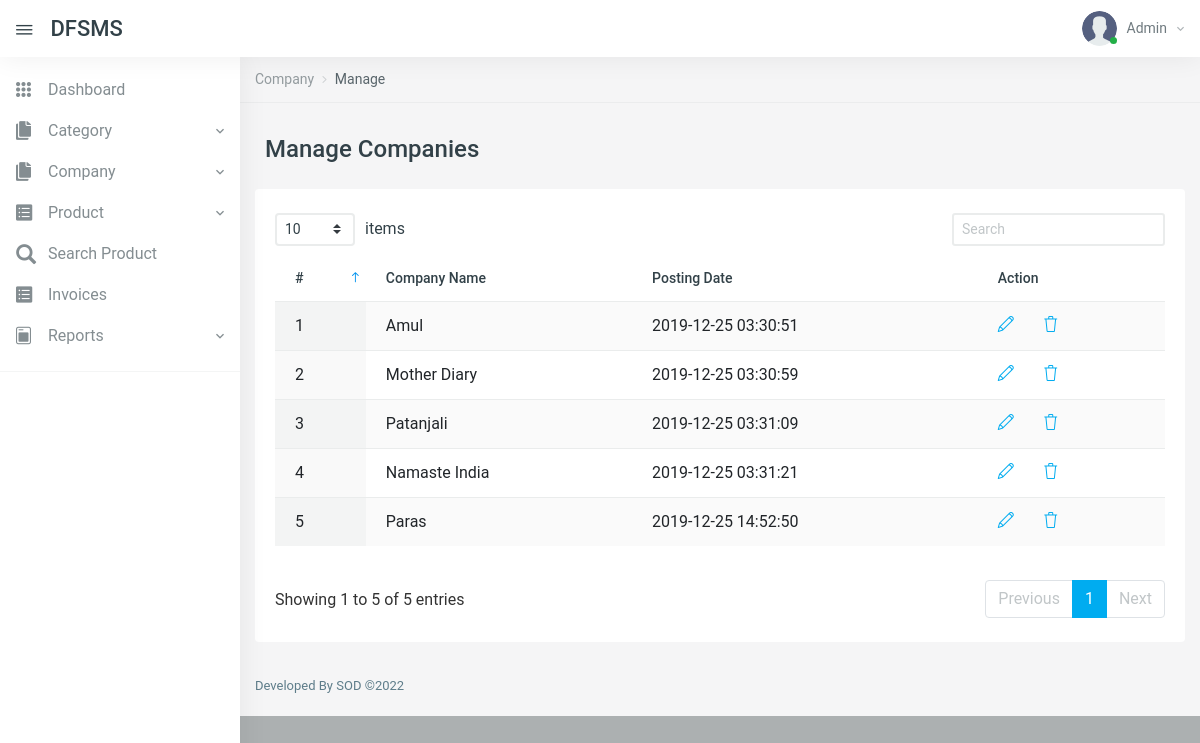
The app's page /dfsms/manage-companies.php (signed in) with its own data.
### tables this page shows
CREATE TABLE `tblcompany` (
  `id` int(11) NOT NULL,
  `CompanyName` varchar(150) DEFAULT NULL,
  `PostingDate` timestamp NULL DEFAULT current_timestamp()
);

### dfsms/manage-companies.php (the view, shortened to what this page needs)
<?php
include('includes/config.php');
if (strlen($_SESSION['aid']==0)) {
  header('location:logout.php');
  } else{
?>
<!DOCTYPE html>
<html lang="en">
<head>
    <link href="vendors/datatables.net-dt/css/jquery.dataTables.min.css" rel="stylesheet" type="text/css" />
    <link href="vendors/datatables.net-responsive-dt/css/responsive.dataTables.min.css" rel="stylesheet" type="text/css" />
    <link href="vendors/jquery-toggles/css/toggles.css" rel="stylesheet" type="text/css">
    <link href="vendors/jquery-toggles/css/themes/toggles-light.css" rel="stylesheet" type="text/css">
    <link href="dist/css/style.css" rel="stylesheet" type="text/css">
</head>
<body>
	<div class="hk-wrapper hk-vertical-nav">
<?php include_once('includes/navbar.php');
include_once('includes/sidebar.php');
?>
        <div class="hk-pg-wrapper">
            <nav class="hk-breadcrumb" aria-label="breadcrumb">
                <ol class="breadcrumb breadcrumb-light bg-transparent">
<li class="breadcrumb-item"><a href="#">Company</a></li>
<li class="breadcrumb-item active" aria-current="page">Manage</li>
                </ol>
            </nav>
            <div class="container">
<div class="hk-pg-header">
 <h4 class="hk-pg-title"><span class="pg-title-icon"><span class="feather-icon"><i data-feather="database"></i></span></span>Manage Companies</h4>
                </div>
                <div class="row">
                    <div class="col-xl-12">
                        <section class="hk-sec-wrapper">
                            <div class="row">
                                <div class="col-sm">
                                    <div class="table-wrap">
                                        <table id="datable_1" class="table table-hover w-100 display pb-30">
                                            <thead>
                                                <tr>
                                                    <th>#</th>
                                                    <th>Company Name</th>
                                                    <th>Posting Date</th>
                                                    <th>Action</th>
                                                </tr>
                                            </thead>
                                            <tbody>
<?php
$rno=mt_rand(10000,99999);
$query=mysqli_query($con,"select * from tblcompany");
$cnt=1;
while($row=mysqli_fetch_array($query))
{
?>
<tr>
<td><?php echo $cnt;?></td>
<td><?php echo $row['CompanyName'];?></td>
<td><?php echo $row['PostingDate'];?></td>
<td>
<a href="edit-company.php?compid=<?php echo base64_encode($row['id'].$rno);?>" class="mr-25" data-toggle="tooltip" data-original-title="Edit"> <i class="icon-pencil"></i></a>
<a href="manage-companies.php?del=<?php echo base64_encode($row['id'].$rno);?>" data-toggle="tooltip" data-original-title="Delete" onclick="return confirm('Do you really want to delete?');"> <i class="icon-trash txt-danger"></i> </a>
</td>
</tr>
<?php
$cnt++;
} ?>
                                            </tbody>
                                        </table>
                                    </div>
                                </div>
                            </div>
                        </section>
                    </div>
                </div>
            </div>
<?php include_once('includes/footer.php');?>
        </div>
    </div>
</body>
</html>
<?php } ?>

### dfsms/includes/navbar.php (shortened to what this page needs)
     <nav class="navbar navbar-expand-xl navbar-light fixed-top hk-navbar">
            <a id="navbar_toggle_btn" class="navbar-toggle-btn nav-link-hover" href="javascript:void(0);"><i class="ion ion-ios-menu"></i></a>
            <a class="navbar-brand" href="dashboard.php">DFSMS
            </a>
            <ul class="navbar-nav hk-navbar-content">
                <li class="nav-item dropdown dropdown-authentication">
                    <a class="nav-link dropdown-toggle no-caret" href="#" role="button" data-toggle="dropdown" aria-haspopup="true" aria-expanded="false">
                        <div class="media">
                            <div class="media-img-wrap">
                                <div class="avatar">
                                    <img src="dist/img/user.png" alt="user" class="avatar-img rounded-circle">
                                </div>
                                <span class="badge badge-success badge-indicator"></span>
                            </div>
<?php
$adminid=$_SESSION['aid'];
$query=mysqli_query($con,"select AdminName from tbladmin where id='$adminid'");
$row=mysqli_fetch_array($query);
?>
                            <div class="media-body">
                                <span><?php echo $row['AdminName'];?><i class="zmdi zmdi-chevron-down"></i></span>
                            </div>
                        </div>
                    </a>
                </li>
            </ul>
        </nav>

### records on screen
tblcompany: CompanyName "Amul", PostingDate "2019-12-25 03:30:51"
tblcompany: CompanyName "Mother Diary", PostingDate "2019-12-25 03:30:59"
tblcompany: CompanyName "Patanjali", PostingDate "2019-12-25 03:31:09"
tblcompany: CompanyName "Namaste India", PostingDate "2019-12-25 03:31:21"
tblcompany: CompanyName "Paras", PostingDate "2019-12-25 14:52:50"

### other values on screen
$row['AdminName'] "Admin"
